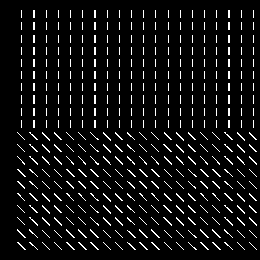
%> input picture Project 4/texture2.gif, 260 x 260 px, shrunk from 512 x 512 before the run
$ octave main.m   (GNU Octave 9; MATLAB toolbox functions it lacks are replaced by stand-ins)
%> lines starting %> are read from the running program, lines starting %| are printed output that depends on the picture; in (x1, y1, x2, y2) boxes, pixels count from 0 and x2, y2 are one past the last pixel; in counts of white or black regions, pixels touching at a corner belong together; the program's own positions count from 1
%> `I = logical(imread(strcat(pic_name, '.gif')));`: I: size 260x260 logical; 6.5% white in thin lines or dots, all inside (x1, y1, x2, y2) = (17, 10, 257, 250)
### Project 4/find_gabor.m
%%%
% Args:
%   F, theta, and sigma
% Return:
%   a GEF with a width 4*sigma+1 for x and y axis because sigma_x = sigma_y
%%%

function [h_x, h_y] = find_gabor(F, theta, sigma)
%> called with F = 0.059, theta = 2.36, sigma = 8
    g = zeros( 4*sigma + 1, 1);
    h_x = zeros( 4*sigma + 1, 1);
    h_y = zeros( 4*sigma + 1, 1);
    for i = 1 : 4*sigma+1 %-2*sigma:2*sigma
        x = i - (2 * sigma + 1);
        g(i, 1) = 1/(2 * pi * sigma * sigma) * (exp((-x*x) / (2*sigma*sigma) ));
        h_x(i, 1) = g(i, 1) * exp( 1i * 2 * pi * F * x * cos(theta)) ;
        h_y(i, 1) = g(i, 1) * exp( 1i * 2 * pi * F * x * sin(theta)) ;
    end

end

### Project 4/apply_gabor.m
%%%
% Args:
%   I, h_x, h_y
% Return:
%   filtered image m
%%%

function m = apply_gabor(I, h_x, h_y)
    sigma = (size(h_x, 1) - 1) / 4;

    I_x = zeros(size(I), 'double');
    I_y = I_x;

    x_l = 2*sigma + 1;
    x_r = size(I, 2) - 2*sigma;
%> x_r = 244

    y_l = 2*sigma + 1;
    y_r = size(I, 1) - 2*sigma;
%> y_r = 244

    for y = 1:size(I, 1)
        for x = x_l:x_r
            I_x(y, x) = conv1d(I(y, x-2*sigma: x+2*sigma), h_x, 'x');
        end
    end

    for x = 1:size(I, 2)
        for y = y_l:y_r
            I_y(y, x) = conv1d(I_x(y-2*sigma: y+2*sigma, x), h_y, 'y');
        end
    end

    m = abs(I_y(y_l:y_r, x_l:x_r));
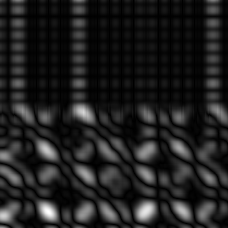
%> m: size 228x228 double; min 5.05e-09, max 5.41e-05, mean 6.89e-06; drawn with min black and max white


end


%%%
% Args:
%   seq, f, direction
% Return:
%   return the result of conv1d of seq by f.
%%%
% [15 lines left out: function conv1d, not called in this run]

### Project 4/main.m
%%%%%%%%%%%%% main.m file %%%%%%%%%%%%%%%%%%%%%%%%%%%%%%%%%%%%%%%%%%%%%
% Purpose:
%      Gabor Filter
%
% Input Variables:
%      I       input 2D image
%
% Returned Results:
%      im_      A image with selected circles
%
% Processing Flow:
%      1.  convert a rbg image to binary image
%      2.  filter out salt-peper noise
%      3.  using hit or miss operation to find desired circles
%
%  Restrictions/Notes:
%      1. note that we always create symetric SE, that is B = B^S
%      2. foreground pixels are 0s, while background pixels are 1s.
%
%  The following functions are called:
%      rgb2binary_.m     convert rgb image to binary image
%      denoise.m        remove salt-peper noise in a image
%      hit_or_miss.m    find desired circles using hit or miss transform
%
%  Author:
%  Date:        04/11/2023
%%%%%%%%%%%%%%%%%%%%%%%%%%%%%%%%%%%%%%%%%%%%%%%%%%%%%%%%%%%%%%%%%%%%%%%%%%%


% clean windows, workspace, etc
clear;
close all;
clc;


mkdir 'results'


pic_name = 'texture2';

% read an image as binary image
I = logical(imread(strcat(pic_name, '.gif')));

F = 0.059;
theta = 135;
sigma = 8;
scale_factor = 2000;
[h_x, h_y] = find_gabor(F, deg2rad(theta), sigma);
m = apply_gabor(I, h_x, h_y);

name = strcat('results/', strcat(pic_name, strcat('_m(x,y)', '.png')));
imwrite(m*scale_factor, name);

name = strcat('results/', strcat(pic_name, strcat('_m(x,y)_3d', '.png')));
figure(1);
mesh(1:size(m,1),1:size(m,2),m);title(strcat('applying Gabor filter: ', pic_name));
%> after `title(strcat('applying Gabor filter: ', pic_name))`:
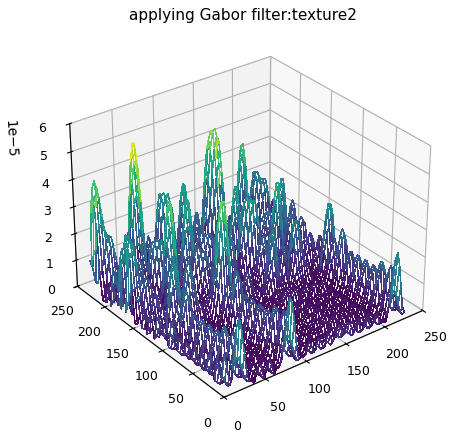
%> figure redrawn from the program's plot data
saveas(figure(1), name, 'png');


%%%%%%%%%%%%% End of the main.m file %%%%%%%%%%%%%%%%%%%%%%%%%%%%%%%%%%%%%%
